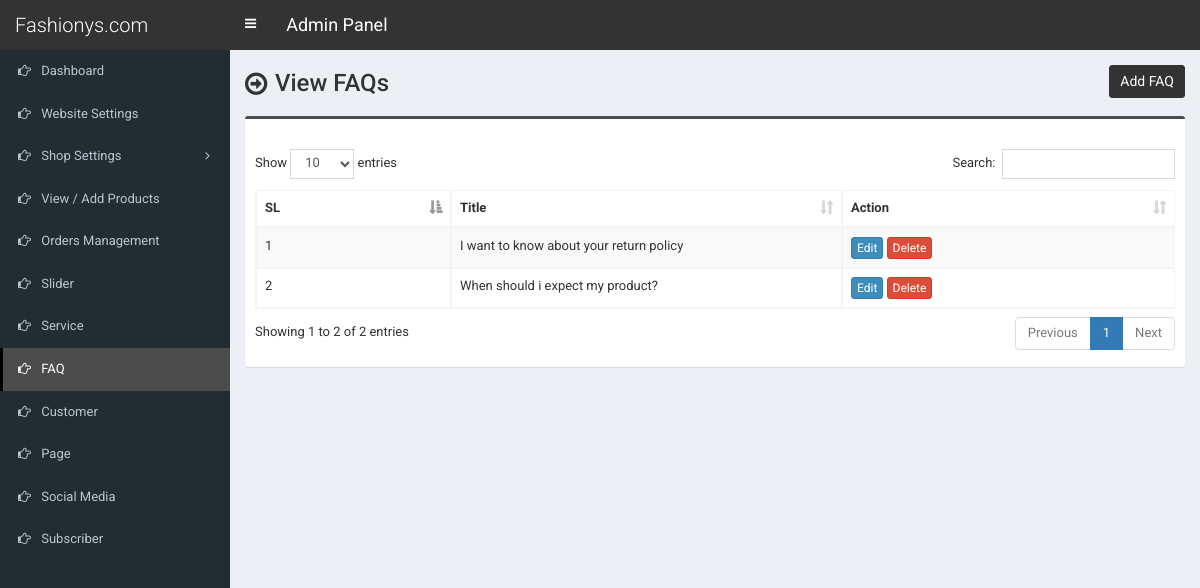
Before: /admin/faq.php with the older database file.
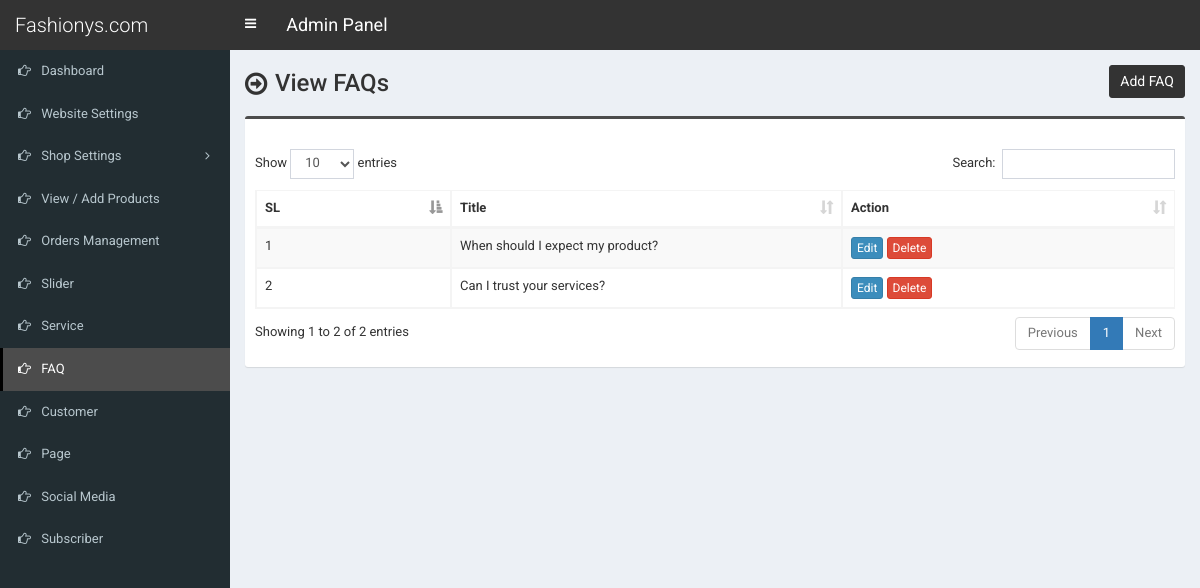
After: the same page with the newer database file.
### tables this page shows
CREATE TABLE `tbl_faq` (
  `faq_id` int(11) NOT NULL,
  `faq_title` varchar(255) NOT NULL,
  `faq_content` text NOT NULL
);

### admin/faq.php (the view, shortened to what this page needs)
<?php require_once('header.php'); ?>
<section class="content-header">
	<div class="content-header-left">
		<h1>View FAQs</h1>
	</div>
	<div class="content-header-right">
		<a href="faq-add.php" class="btn btn-primary btn-sm">Add FAQ</a>
	</div>
</section>
<section class="content">
	<div class="row">
		<div class="col-md-12">
			<div class="box box-info">
				<div class="box-body table-responsive">
					<table id="example1" class="table table-bordered table-striped">
						<thead>
							<tr>
								<th width="30">SL</th>
								<th width="100">Title</th>
								<th width="80">Action</th>
							</tr>
						</thead>
						<tbody>
							<?php
							$i=0;
							$statement = $pdo->prepare("SELECT * FROM tbl_faq");
							$statement->execute();
							$result = $statement->fetchAll(PDO::FETCH_ASSOC);
							foreach ($result as $row) {
								$i++;
								?>
								<tr>
									<td><?php echo $i; ?></td>
									<td><?php echo $row['faq_title']; ?></td>
									<td>
										<a href="faq-edit.php?id=<?php echo $row['faq_id']; ?>" class="btn btn-primary btn-xs">Edit</a>
										<a href="#" class="btn btn-danger btn-xs" data-href="faq-delete.php?id=<?php echo $row['faq_id']; ?>" data-toggle="modal" data-target="#confirm-delete">Delete</a>
									</td>
								</tr>
								<?php
							}
							?>
						</tbody>
					</table>
				</div>
			</div>
		</div>
	</div>
</section>
<?php require_once('footer.php'); ?>

Changed rows visible on the page:
removed tbl_faq: faq_title "I want to know about your return policy"
removed tbl_faq: faq_title "When should i expect my product?"
added tbl_faq: faq_title "When should I expect my product?"
added tbl_faq: faq_title "Can I trust your services?"
